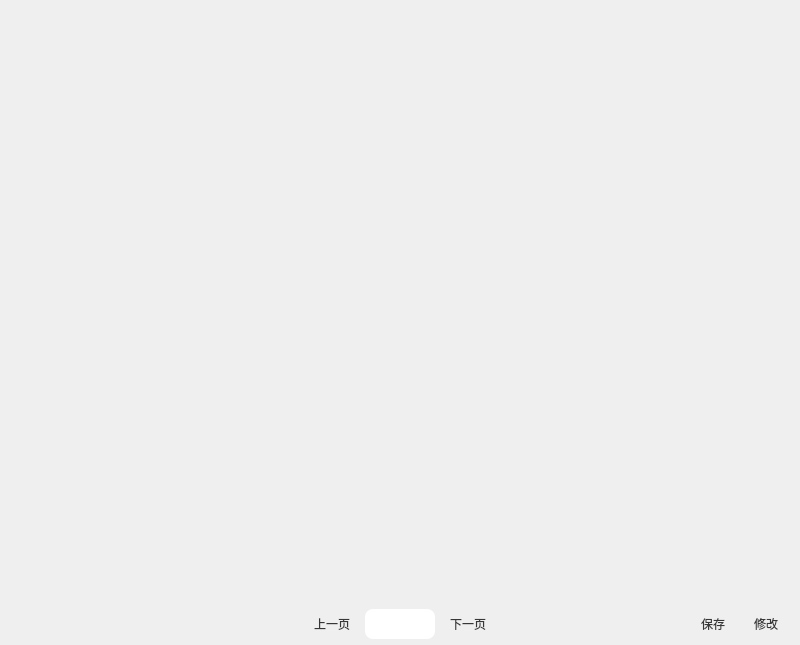
     <widget class="QWidget" name="order_page">
      <property name="sizePolicy">
       <sizepolicy hsizetype="Expanding" vsizetype="Expanding">
        <horstretch>0</horstretch>
        <verstretch>0</verstretch>
       </sizepolicy>
      </property>
      <property name="minimumSize">
       <size>
        <width>0</width>
        <height>0</height>
       </size>
      </property>
      <property name="styleSheet">
       <string notr="true">QWidget#order_filemanager {
    border: none;
    border-image: url(:/images/sideBar/black2.png) 0 stretch stretch;
}

QWidget#order_filemanager:hover {
    border-image: url(:/images/sideBar/black3.png) 0 stretch stretch;
}
QWidget#order_filemanager[selected=&quot;true&quot;] {
    border-image: url(:/images/sideBar/black4.png) 0 stretch stretch;
}</string>
      </property>
      <layout class="QVBoxLayout" name="verticalLayout_2">
       <property name="spacing">
        <number>0</number>
       </property>
       <property name="leftMargin">
        <number>0</number>
       </property>
       <property name="topMargin">
        <number>0</number>
       </property>
       <property name="rightMargin">
        <number>0</number>
       </property>
       <property name="bottomMargin">
        <number>0</number>
       </property>
       <item>
        <widget class="QWidget" name="order_content" native="true">
         <property name="sizePolicy">
          <sizepolicy hsizetype="Expanding" vsizetype="Expanding">
           <horstretch>0</horstretch>
           <verstretch>0</verstretch>
          </sizepolicy>
         </property>
         <property name="minimumSize">
          <size>
           <width>800</width>
           <height>600</height>
          </size>
         </property>
         <property name="styleSheet">
          <string notr="true"/>
         </property>
         <layout class="QVBoxLayout" name="order_content_layout">
          <property name="spacing">
           <number>0</number>
          </property>
          <property name="leftMargin">
           <number>0</number>
          </property>
          <property name="topMargin">
           <number>0</number>
          </property>
          <property name="rightMargin">
           <number>0</number>
          </property>
          <property name="bottomMargin">
           <number>0</number>
          </property>
         </layout>
        </widget>
       </item>
       <item>
        <widget class="QWidget" name="page3" native="true">
         <property name="minimumSize">
          <size>
           <width>0</width>
           <height>45</height>
          </size>
         </property>
         <property name="maximumSize">
          <size>
           <width>16777215</width>
           <height>45</height>
          </size>
         </property>
         <property name="styleSheet">
          <string notr="true"/>
         </property>
         <layout class="QHBoxLayout" name="horizontalLayout_6">
          <property name="spacing">
           <number>3</number>
          </property>
          <property name="leftMargin">
           <number>9</number>
          </property>
          <property name="topMargin">
           <number>9</number>
          </property>
          <property name="rightMargin">
           <number>9</number>
          </property>
          <property name="bottomMargin">
           <number>9</number>
          </property>
          <item>
           <widget class="QWidget" name="widget_4" native="true">
            <property name="minimumSize">
             <size>
              <width>50</width>
              <height>0</height>
             </size>
            </property>
            <property name="maximumSize">
             <size>
              <width>50</width>
              <height>16777215</height>
             </size>
            </property>
           </widget>
          </item>
          <item>
           <widget class="QWidget" name="order_balance_2" native="true">
            <property name="minimumSize">
             <size>
              <width>60</width>
              <height>0</height>
             </size>
            </property>
            <property name="maximumSize">
             <size>
              <width>60</width>
              <height>16777215</height>
             </size>
            </property>
           </widget>
          </item>
          <item>
           <widget class="QWidget" name="order_balance" native="true">
            <property name="minimumSize">
             <size>
              <width>50</width>
              <height>0</height>
             </size>
            </property>
            <property name="maximumSize">
             <size>
              <width>50</width>
              <height>16777215</height>
             </size>
            </property>
           </widget>
          </item>
          <item>
           <spacer name="horizontalSpacer">
            <property name="orientation">
             <enum>Qt::Orientation::Horizontal</enum>
            </property>
            <property name="sizeHint" stdset="0">
             <size>
              <width>100</width>
              <height>20</height>
             </size>
            </property>
           </spacer>
          </item>
          <item>
           <widget class="QPushButton" name="order_pre">
            <property name="minimumSize">
             <size>
              <width>60</width>
              <height>30</height>
             </size>
            </property>
            <property name="maximumSize">
             <size>
              <width>60</width>
              <height>30</height>
             </size>
            </property>
            <property name="styleSheet">
             <string notr="true">#order_pre {
        border: none;
		outline: none;
        background-image: url(:/images/sideBar/black2.png);
		border-radius: 12px;
		color: rgb(55, 55, 55);
    }
#order_pre:hover {
        background-image: url(:/images/sideBar/black3.png);
    }
#order_pre:pressed {
        background-image: url(:/images/sideBar/black4.png);
    }</string>
            </property>
            <property name="text">
             <string>上一页</string>
            </property>
           </widget>
          </item>
          <item>
           <widget class="QLineEdit" name="order_edit">
            <property name="minimumSize">
             <size>
              <width>0</width>
              <height>30</height>
             </size>
            </property>
            <property name="maximumSize">
             <size>
              <width>70</width>
              <height>30</height>
             </size>
            </property>
            <property name="styleSheet">
             <string notr="true">QLineEdit {
    background: url(:/images/sideBar/black2.png) no-repeat center;
    border: none;  
    border-radius: 8px; 
    color: rgb(55, 55, 55);
}</string>
            </property>
           </widget>
          </item>
          <item>
           <widget class="QPushButton" name="order_next">
            <property name="minimumSize">
             <size>
              <width>60</width>
              <height>30</height>
             </size>
            </property>
            <property name="maximumSize">
             <size>
              <width>60</width>
              <height>30</height>
             </size>
            </property>
            <property name="styleSheet">
             <string notr="true">#order_next {
        border: none;
		outline: none;
        background-image: url(:/images/sideBar/black2.png);
		border-radius: 12px;
		color: rgb(55, 55, 55);
    }
#order_next:hover {
        background-image: url(:/images/sideBar/black3.png);
    }
#order_next:pressed {
        background-image: url(:/images/sideBar/black4.png);
    }</string>
            </property>
            <property name="text">
             <string>下一页</string>
            </property>
           </widget>
          </item>
          <item>
           <spacer name="horizontalSpacer_2">
            <property name="orientation">
             <enum>Qt::Orientation::Horizontal</enum>
            </property>
            <property name="sizeHint" stdset="0">
             <size>
              <width>100</width>
              <height>20</height>
             </size>
            </property>
           </spacer>
          </item>
          <item>
           <widget class="QLabel" name="order_label">
            <property name="minimumSize">
             <size>
              <width>60</width>
              <height>23</height>
             </size>
            </property>
            <property name="maximumSize">
             <size>
              <width>60</width>
              <height>23</height>
             </size>
            </property>
            <property name="styleSheet">
             <string notr="true">color: rgb(55, 55, 55);</string>
            </property>
            <property name="text">
             <string/>
            </property>
            <property name="alignment">
             <set>Qt::AlignmentFlag::AlignCenter</set>
            </property>
           </widget>
          </item>
          <item>
           <widget class="QWidget" name="order_save_manager" native="true">
            <property name="minimumSize">
             <size>
              <width>50</width>
              <height>30</height>
             </size>
            </property>
            <property name="maximumSize">
             <size>
              <width>50</width>
              <height>30</height>
             </size>
            </property>
            <property name="styleSheet">
             <string notr="true"/>
            </property>
            <layout class="QHBoxLayout" name="horizontalLayout_3">
             <property name="spacing">
              <number>3</number>
             </property>
             <property name="leftMargin">
              <number>0</number>
             </property>
             <property name="topMargin">
              <number>0</number>
             </property>
             <property name="rightMargin">
              <number>0</number>
             </property>
             <property name="bottomMargin">
              <number>0</number>
             </property>
             <item>
              <widget class="QPushButton" name="order_save">
               <property name="minimumSize">
                <size>
                 <width>50</width>
                 <height>30</height>
                </size>
               </property>
               <property name="maximumSize">
                <size>
                 <width>50</width>
                 <height>30</height>
                </size>
               </property>
               <property name="styleSheet">
                <string notr="true">#order_save {
        border: none;
	    outline: none;
        background-image: url(:/images/sideBar/black2.png);
	   color: rgb(55, 55, 55);
        border-radius: 12px;
    }
#order_save:hover {
        background-image: url(:/images/sideBar/black3.png);
    }
#order_save:pressed {
        background-image: url(:/images/sideBar/black4.png);
    }</string>
               </property>
               <property name="text">
                <string>保存</string>
               </property>
              </widget>
             </item>
            </layout>
           </widget>
          </item>
          <item>
           <widget class="QWidget" name="order_filemanager" native="true">
            <property name="minimumSize">
             <size>
              <width>50</width>
              <height>30</height>
             </size>
            </property>
            <property name="maximumSize">
             <size>
              <width>50</width>
              <height>30</height>
             </size>
            </property>
            <property name="cursor">
             <cursorShape>PointingHandCursor</cursorShape>
            </property>
            <property name="styleSheet">
             <string notr="true">#order_filemanager {
    border-radius: 12px;
}</string>
            </property>
            <layout class="QVBoxLayout" name="verticalLayout_13">
             <property name="spacing">
              <number>6</number>
             </property>
             <property name="leftMargin">
              <number>0</number>
             </property>
             <property name="topMargin">
              <number>0</number>
             </property>
             <property name="rightMargin">
              <number>0</number>
             </property>
             <property name="bottomMargin">
              <number>0</number>
             </property>
             <item>
              <widget class="QLabel" name="text8">
               <property name="sizePolicy">
                <sizepolicy hsizetype="Expanding" vsizetype="Expanding">
                 <horstretch>0</horstretch>
                 <verstretch>0</verstretch>
                </sizepolicy>
               </property>
               <property name="minimumSize">
                <size>
                 <width>50</width>
                 <height>30</height>
                </size>
               </property>
               <property name="maximumSize">
                <size>
                 <width>50</width>
                 <height>30</height>
                </size>
               </property>
               <property name="styleSheet">
                <string notr="true">color: rgb(55, 55, 55);</string>
               </property>
               <property name="text">
                <string>修改</string>
               </property>
               <property name="alignment">
                <set>Qt::AlignmentFlag::AlignCenter</set>
               </property>
              </widget>
             </item>
            </layout>
           </widget>
          </item>
         </layout>
        </widget>
       </item>
      </layout>
     </widget>
